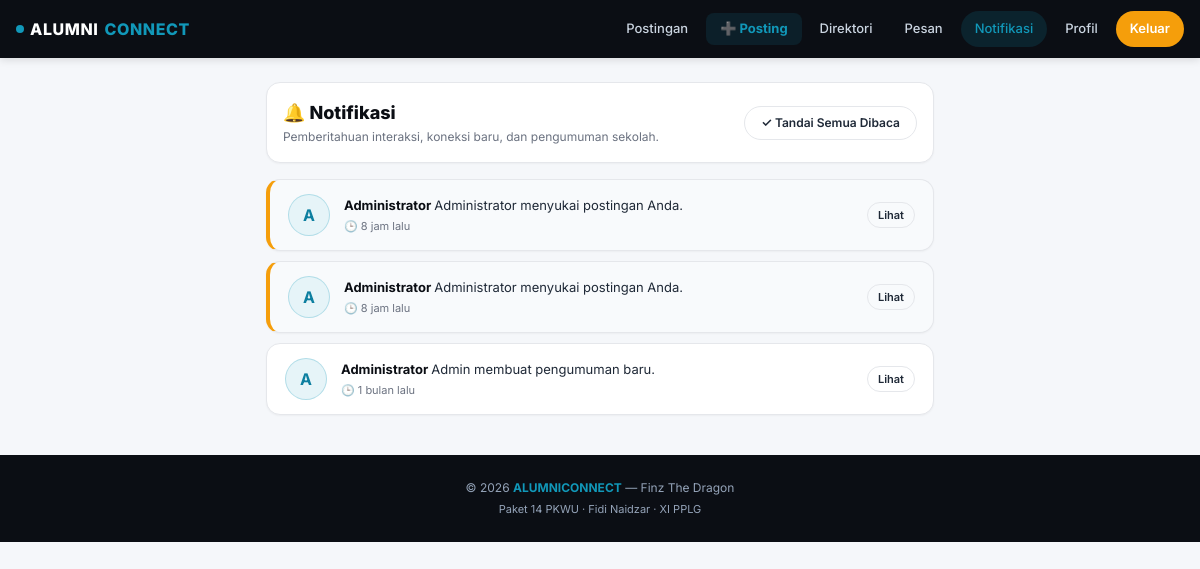
Screenshot of /pages/notifications.php (signed in) with the database file from the repository.
### tables this page shows
CREATE TABLE `notifications` (
  `id` bigint NOT NULL AUTO_INCREMENT,
  `user_id` bigint NOT NULL,
  `from_user_id` bigint DEFAULT NULL,
  `tipe` varchar(50) DEFAULT NULL,
  `pesan` varchar(255) DEFAULT NULL,
  `is_read` tinyint(1) DEFAULT '0',
  `created_at` timestamp NULL DEFAULT CURRENT_TIMESTAMP,
  PRIMARY KEY (`id`),
  KEY `user_id` (`user_id`),
  KEY `from_user_id` (`from_user_id`),
  CONSTRAINT `notifications_ibfk_1` FOREIGN KEY (`user_id`) REFERENCES `users` (`id`) ON DELETE CASCADE,
  CONSTRAINT `notifications_ibfk_2` FOREIGN KEY (`from_user_id`) REFERENCES `users` (`id`) ON DELETE SET NULL
);

CREATE TABLE `profiles` (
  `id` bigint NOT NULL AUTO_INCREMENT,
  `user_id` bigint NOT NULL,
  `nama` varchar(100) DEFAULT NULL,
  `foto` varchar(255) DEFAULT NULL,
  `bio` text,
  PRIMARY KEY (`id`),
  UNIQUE KEY `user_id` (`user_id`),
  CONSTRAINT `profiles_ibfk_1` FOREIGN KEY (`user_id`) REFERENCES `users` (`id`) ON DELETE CASCADE
);

### includes/functions.php (called while the page is built, shortened)
<?php
function baseUrl($path = '') {
    $base = '/alumniconnect';
    return $base . '/' . ltrim($path, '/');
}
function e($str) {
    return htmlspecialchars($str ?? '', ENT_QUOTES, 'UTF-8');
}
function initials($name) {
    $parts = preg_split('/\s+/', trim($name));
    $ini = '';
    foreach (array_slice($parts, 0, 2) as $p) {
        $ini .= strtoupper(substr($p, 0, 1));
    }
    return $ini ?: '?';
}
function timeAgo($datetime) {
    $time = strtotime($datetime);
    $diff = time() - $time;
    if ($diff < 86400)    return floor($diff / 3600) . ' jam lalu';
    if ($diff < 31536000) return floor($diff / 2592000) . ' bulan lalu';
    return floor($diff / 31536000) . ' tahun lalu';
}

### pages/notifications.php (the view, shortened to what this page needs)
<?php
require_once __DIR__ . '/../includes/functions.php';
require_once __DIR__ . '/../config/database.php';
$userId = $_SESSION['user_id'];
$stmt = $conn->prepare("
    SELECT
        n.id, n.tipe, n.pesan, n.is_read, n.created_at,
        u.id AS from_user_id, u.username,
        p.nama, p.foto
    FROM notifications n
    LEFT JOIN users u ON u.id = n.from_user_id
    LEFT JOIN profiles p ON p.user_id = u.id
    WHERE n.user_id = ?
    ORDER BY n.created_at DESC
    LIMIT 50
");
$stmt->bind_param('i', $userId);
$stmt->execute();
$notifications = $stmt->get_result()->fetch_all(MYSQLI_ASSOC);
include __DIR__ . '/../includes/header.php';
?>
<div class="container" style="max-width:700px; margin-top:24px;">
  <div class="card" style="margin-bottom:16px;">
    <div style="display:flex; justify-content:space-between; align-items:center;">
      <div>
        <h2 style="font-size:18px;font-weight:800;color:var(--navy);">🔔 Notifikasi</h2>
        <p style="font-size:12px;color:var(--text-muted);margin-top:2px;">
          Pemberitahuan interaksi, koneksi baru, dan pengumuman sekolah.
        </p>
      </div>
      <?php if (!empty($notifications)): ?>
        <a href="<?= baseUrl('pages/notifications.php?action=read_all') ?>" class="btn btn-outline btn-sm">
          ✓ Tandai Semua Dibaca
        </a>
      <?php endif; ?>
    </div>
  </div>
  <?php if (empty($notifications)): ?>
    <div class="card text-center" style="padding:40px 20px;">
      <div style="font-size:36px;margin-bottom:8px;">🔔</div>
      <h3 style="font-size:15px;font-weight:700;color:var(--navy);">Belum ada notifikasi baru</h3>
      <p style="font-size:13px;color:var(--text-muted);margin-top:4px;">
        Aktivitas seperti follow, like, dan komentar akan muncul di sini.
      </p>
    </div>
  <?php else: ?>
    <?php foreach ($notifications as $n): ?>
      <?php
        $icon = '🔔';
        if ($n['tipe'] === 'like')    $icon = '❤️';
      ?>
      <div class="notif-item <?= !$n['is_read'] ? 'unread' : '' ?>">
        <div class="avatar" style="width:42px;height:42px;font-size:16px;">
          <?= $n['from_user_id'] ? initials($n['nama'] ?? $n['username']) : $icon ?>
        </div>
        <div class="notif-text">
          <div>
            <?php if ($n['from_user_id']): ?>
              <a href="<?= baseUrl('pages/profile.php?id=' . $n['from_user_id']) ?>" style="font-weight:700;color:var(--navy);">
                <?= e($n['nama'] ?? $n['username']) ?>
              </a>
            <?php endif; ?>
            <span><?= e($n['pesan']) ?></span>
          </div>
          <div class="notif-time">
            🕒 <?= timeAgo($n['created_at']) ?>
          </div>
        </div>
        <div>
          <?php if ($n['from_user_id']): ?>
            <a href="<?= baseUrl('pages/profile.php?id=' . $n['from_user_id']) ?>" class="btn btn-outline btn-sm" style="padding:4px 10px;font-size:11px;">
              Lihat
            </a>
          <?php endif; ?>
        </div>
      </div>
    <?php endforeach; ?>
  <?php endif; ?>
</div>
<?php include __DIR__ . '/../includes/footer.php'; ?>

### assets/css/style.css (style rules this page uses)
:root { --primary: #1198B9; --primary-dark: #0d7fa0; --primary-light: #E6F4F8; --navy: #0B0E14; --navy-2: #11151A; --orange: #F59E0B; --orange-dark: #d97706; --orange-light: #FEF3E2; --bg: #F5F7FA; --white: #FFFFFF; --text: #1F2937; --text-muted: #6B7280; --border: #E5E7EB; --shadow-sm: 0 1px 2px rgba(0,0,0,0.04); --shadow: 0 2px 8px rgba(0,0,0,0.06); --shadow-md: 0 4px 16px rgba(0,0,0,0.08); --radius: 14px; --radius-sm: 10px; --radius-pill: 999px; }
* { margin: 0; padding: 0; box-sizing: border-box; }
html { scroll-behavior: smooth; }
body { font-family: 'Inter', 'Segoe UI', Arial, sans-serif; background: var(--bg); color: var(--text); font-size: 14px; line-height: 1.5; -webkit-font-smoothing: antialiased; padding-bottom: 80px; }
@media (min-width: 992px) { body { padding-bottom: 0; } }
a { color: inherit; text-decoration: none; }
.container { max-width: 1200px; margin: 0 auto; padding: 0 16px; }
.btn { display: inline-flex; align-items: center; justify-content: center; gap: 6px; padding: 10px 20px; border-radius: var(--radius-pill); font-weight: 600; font-size: 13px; border: none; cursor: pointer; transition: all 0.2s; text-align: center; white-space: nowrap; }
.btn-outline { background: transparent; border: 1.5px solid var(--border); color: var(--text); }
.btn-sm { padding: 7px 16px; font-size: 12px; }
.card { background: white; border-radius: var(--radius); border: 1px solid var(--border); padding: 16px; box-shadow: var(--shadow-sm); margin-bottom: 14px; }
.avatar { width: 44px; height: 44px; border-radius: 50%; background: var(--primary-light); color: var(--primary-dark); display: inline-flex; align-items: center; justify-content: center; font-weight: 700; font-size: 15px; flex-shrink: 0; border: 1.5px solid rgba(17,152,185,0.25); text-transform: uppercase; user-select: none; }
.notif-item { display: flex; align-items: center; gap: 14px; padding: 14px 18px; background: white; border: 1px solid var(--border); border-radius: var(--radius); margin-bottom: 10px; box-shadow: var(--shadow-sm); transition: all 0.2s; }
.notif-item.unread { background: #F8FAFC; border-left: 4px solid var(--orange); }
.notif-text { flex: 1; font-size: 13px; color: var(--text); }
.notif-time { font-size: 11px; color: var(--text-muted); margin-top: 3px; }

### rows the page displays
notifications: profiles.nama "A", profiles.nama "Administrator", pesan "Administrator menyukai postingan Anda.", created_at "8 jam lalu"
notifications: profiles.nama "A", profiles.nama "Administrator", pesan "Administrator menyukai postingan Anda.", created_at "8 jam lalu"
notifications: profiles.nama "A", profiles.nama "Administrator", pesan "Admin membuat pengumuman baru.", created_at "1 bulan lalu"
